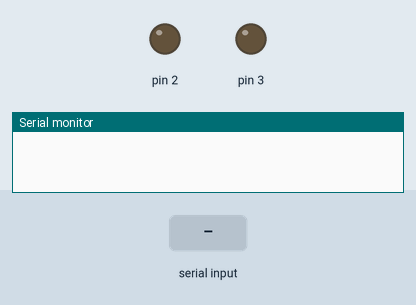
Bench run of a sketch on a simulated Arduino Leonardo, built with avr-gcc and run on an emulated ATmega32U4. Shown: output pins drawn as LEDs (lit = HIGH), the last lines printed to the serial monitor. The test bench sets the inputs (shaded band).

Above: at 1.2 s.
1.3 s: "4" received over the second serial link
At 2.7 s:
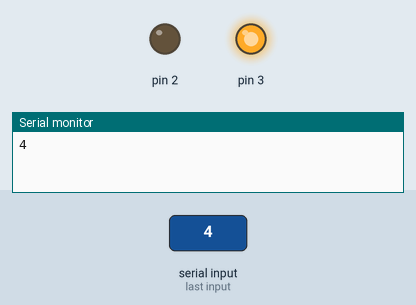
3.0 s: "1" received over the second serial link
At 3.9 s:
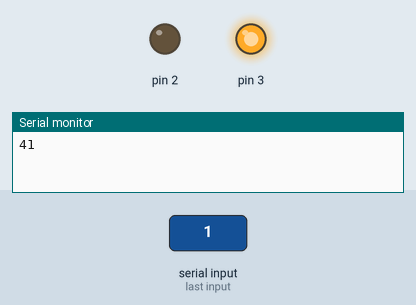
Timing chart, 0 to 6.0 s (numbered marks = the images above; inputs shaded):
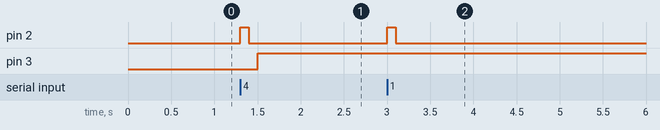

The sketch:

receiver_2.ino
```cpp
void beep() {
  digitalWrite(2, HIGH);
  delay(100);
  digitalWrite(2, LOW);
  delay(100);
}
void setup() {
  // put your setup code here, to run once:
  pinMode(2, OUTPUT);
  pinMode(3, OUTPUT);
  Serial.begin(9600);
  Serial1.begin(9600);
}

void loop() {
  // put your main code here, to run repeatedly:
  if (Serial1.available() > 0) {
    char button = Serial1.read();
    Serial.print(button);
    beep();
    if (button == '4') {
      digitalWrite(3, !digitalRead(3));
    }
  }
}
```

Measured:
- after the input at 1.3 s, pin 2: LOW → HIGH at once, → LOW 0.10 s later; pin 3: LOW → HIGH after 0.20 s
- after the input at 3.0 s, pin 2: LOW → HIGH at once, → LOW 0.10 s later
